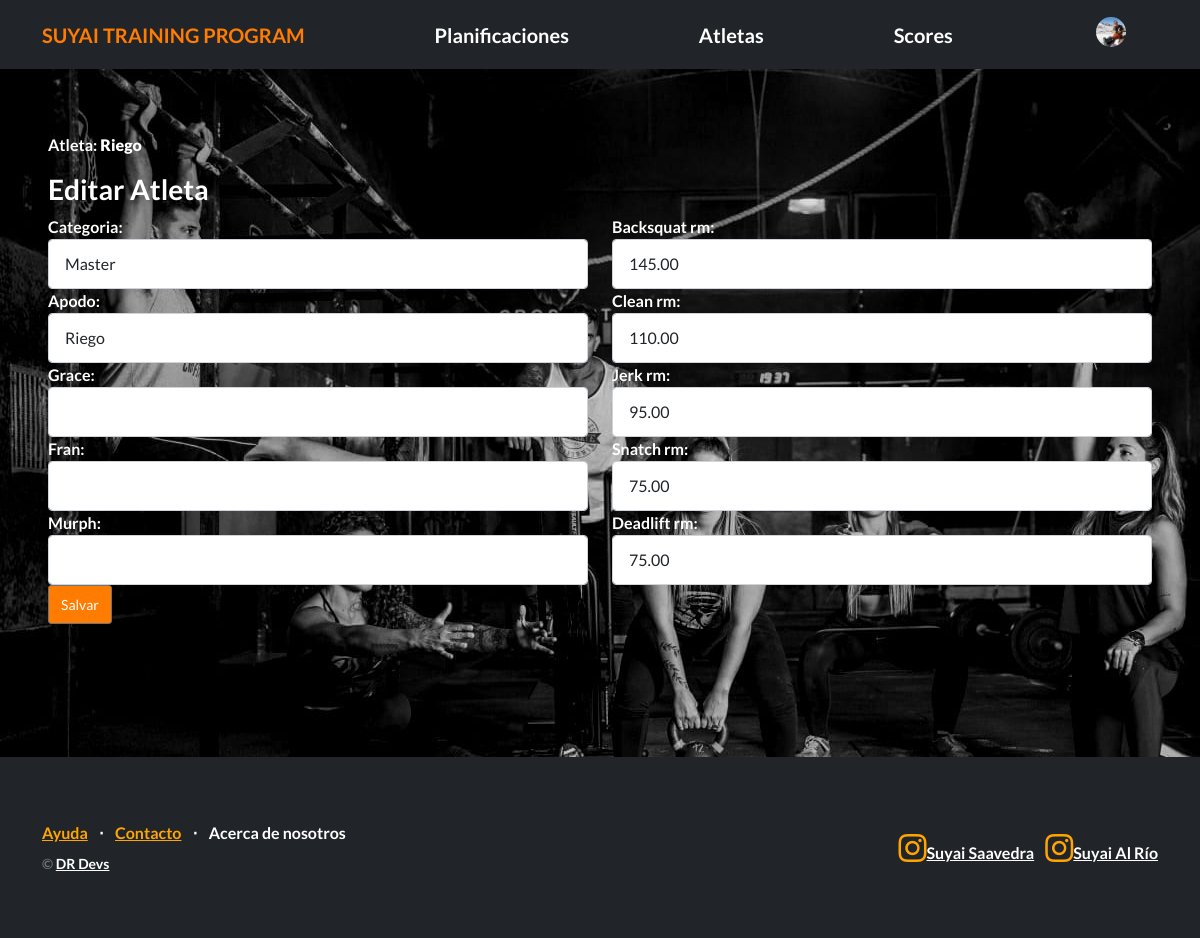
The app's page /atletas/editar_atleta/1/ (signed in), older data.
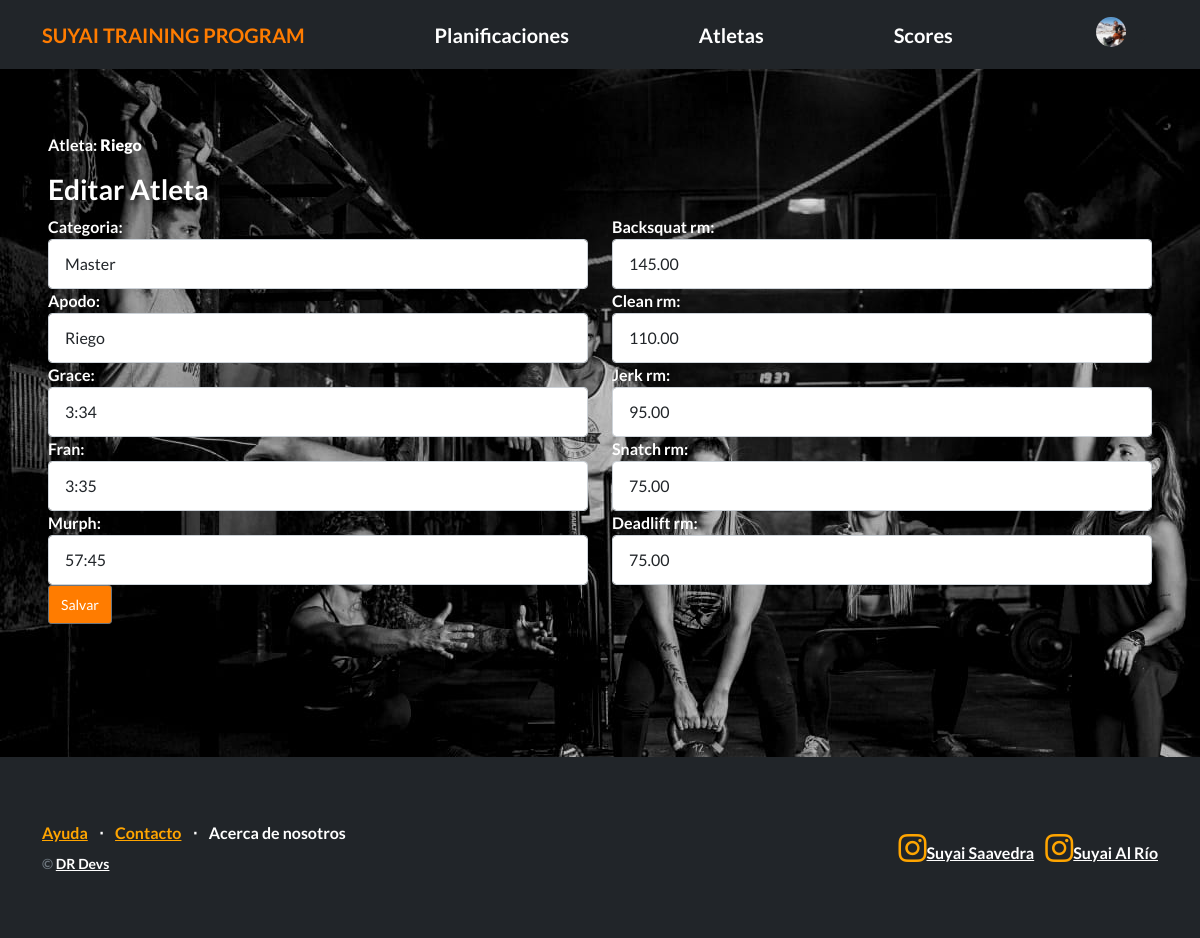
The same page, newer data.
### Atletas/models.py (models this page shows, shortened)
class Atleta(models.Model):
    user = models.OneToOneField(User, on_delete=models.CASCADE,  default=1)
    categoria = models.CharField(max_length=20, null=True, blank=True)
    apodo = models.CharField(max_length=20, null=True,  blank=True)
    grace = models.CharField(max_length=20, null=True, blank=True)
    fran = models.CharField(max_length=20, null=True, blank=True)
    murph = models.CharField(max_length=20, null=True, blank=True)
    backsquat_rm = models.DecimalField(max_digits=6, decimal_places=2, null=True, blank=True)
    clean_rm = models.DecimalField(max_digits=6, decimal_places=2, null=True, blank=True)
    jerk_rm = models.DecimalField(max_digits=6, decimal_places=2, null=True, blank=True)
    snatch_rm = models.DecimalField(max_digits=6, decimal_places=2, null=True, blank=True)
    deadlift_rm = models.DecimalField(max_digits=6, decimal_places=2, null=True, blank=True)

### Atletas/views.py (the view)
# urls.py: path("editar_atleta/<int:pk>/", AtletaUpdateView.as_view(), name="editar_atleta"),
class AtletaUpdateView(LoginRequiredMixin, UpdateView):
    model = Atleta
    form_class = AtletaForm
    template_name = "Atletas/formulario_atleta.html"
    success_url = reverse_lazy("listar_atletas")
    def get_object(self):
        obj = Atleta.objects.get(user=self.request.user)
        return obj

### Atletas/templates/Atletas/formulario_atleta.html (shortened to what this page needs)
{% extends "Planificaciones/base.html" %}
{% block contenido %}
<p>Atleta: <b>{{ atleta.user.username }}</b></p>
<h3>Editar Atleta</h3>
<form method="post">
 <div class="row">
  <div class="col-md-6">
   <div class="form-group">
    {{ form.categoria.label_tag }}
    {{ form.categoria }}
   </div>
   <div class="form-group">
    {{ form.apodo.label_tag }}
    {{ form.apodo }}
   </div>
   <div class="form-group">
    {{ form.grace.label_tag }}
    {{ form.grace }}
   </div>
   <div class="form-group">
    {{ form.fran.label_tag }}
    {{ form.fran }}
   </div>
   <div class="form-group">
    {{ form.murph.label_tag }}
    {{ form.murph }}
   </div>
  </div>
  <div class="col-md-6">
   <div class="form-group">
    {{ form.backsquat_rm.label_tag }}
    {{ form.backsquat_rm }}
   </div>
   <div class="form-group">
    {{ form.clean_rm.label_tag }}
    {{ form.clean_rm }}
   </div>
   <div class="form-group">
    {{ form.jerk_rm.label_tag }}
    {{ form.jerk_rm }}
   </div>
   <div class="form-group">
    {{ form.snatch_rm.label_tag }}
    {{ form.snatch_rm }}
   </div>
   <div class="form-group">
    {{ form.deadlift_rm.label_tag }}
    {{ form.deadlift_rm }}
   </div>
  </div>
 </div>
 <input type="submit" value="Salvar" class="btn btn-secondary btn-sm"/>
</form>
{% endblock contenido %}

Row changes from the older to the newer data that the page shows:
changed Atleta "Master": grace (not shown) → "3:34"; fran (not shown) → "3:35"; murph (not shown) → "57:45"
